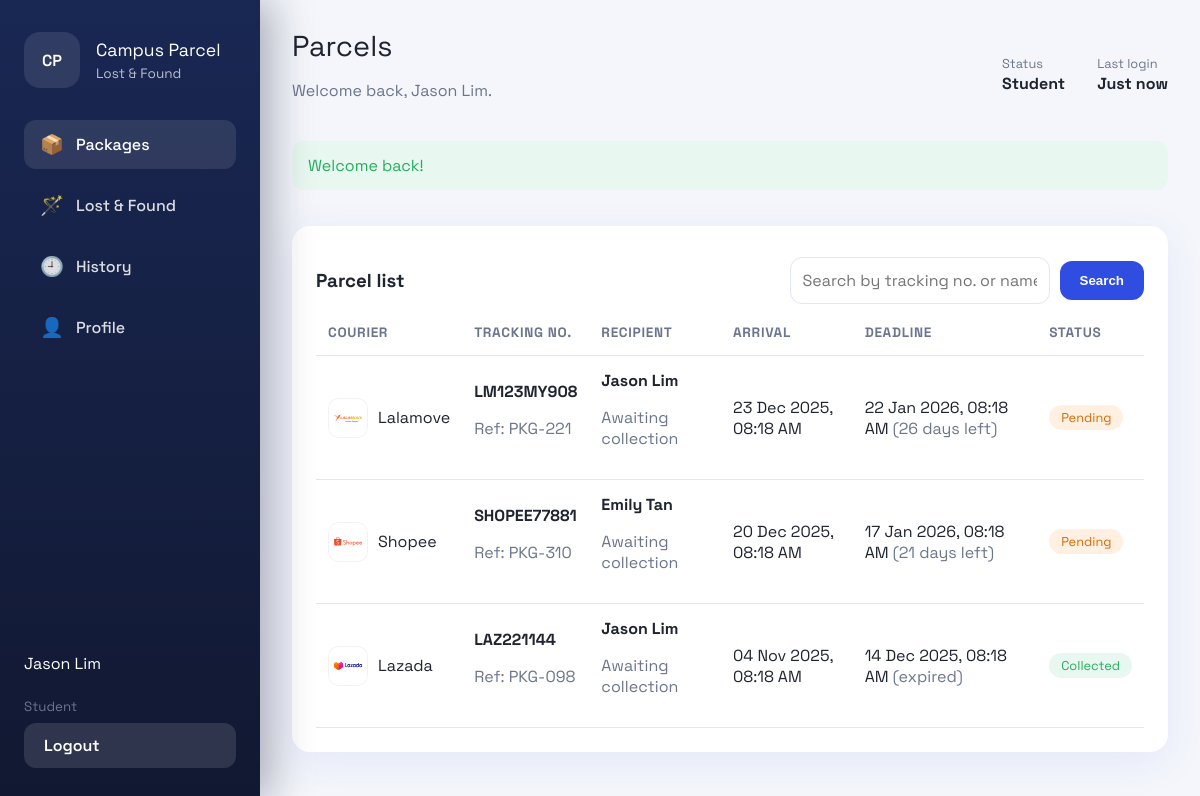
The page /student/dashboard.php (signed in) on the database its author committed.
### tables this page shows
CREATE TABLE users (
    id INT AUTO_INCREMENT PRIMARY KEY,
    role ENUM('student','admin') NOT NULL,
    student_id VARCHAR(30) DEFAULT NULL,
    staff_id VARCHAR(30) DEFAULT NULL,
    full_name VARCHAR(120) NOT NULL,
    email VARCHAR(150) NOT NULL UNIQUE,
    phone VARCHAR(30) DEFAULT NULL,
    faculty VARCHAR(80) DEFAULT NULL,
    office VARCHAR(80) DEFAULT NULL,
    password_hash VARCHAR(255) NOT NULL,
    last_login DATETIME DEFAULT NULL,
    avatar_path VARCHAR(255) DEFAULT NULL,
    created_at TIMESTAMP DEFAULT CURRENT_TIMESTAMP,
    updated_at TIMESTAMP DEFAULT CURRENT_TIMESTAMP ON UPDATE CURRENT_TIMESTAMP
);

CREATE TABLE packages (
    id INT AUTO_INCREMENT PRIMARY KEY,
    recipient_name VARCHAR(120) NOT NULL,
    tracking_number VARCHAR(80) NOT NULL,
    parcel_code VARCHAR(40) DEFAULT NULL,
    courier ENUM('Lalamove','Lazada','Shopee','Pos Laju','Other') DEFAULT 'Other',
    arrival_at DATETIME NOT NULL,
    deadline_at DATETIME NOT NULL,
    status ENUM('pending','collected') DEFAULT 'pending',
    collected_at DATETIME DEFAULT NULL,
    collected_by_name VARCHAR(120) DEFAULT NULL,
    collected_by_student_id VARCHAR(30) DEFAULT NULL,
    shelf_code VARCHAR(40) DEFAULT NULL,
    notes TEXT,
    recorded_by INT NOT NULL,
    created_at TIMESTAMP DEFAULT CURRENT_TIMESTAMP,
    updated_at TIMESTAMP DEFAULT CURRENT_TIMESTAMP ON UPDATE CURRENT_TIMESTAMP,
    CONSTRAINT fk_packages_recorder FOREIGN KEY (recorded_by) REFERENCES users(id) ON DELETE CASCADE
);

### lib/auth.php (called while the page is built, shortened)
<?php
function current_user(PDO $pdo): ?array
{
    static $cachedUser = null;
    if ($cachedUser !== null) {
        return $cachedUser;
    }
    $statement = $pdo->prepare('SELECT * FROM users WHERE id = :id LIMIT 1');
    $statement->execute(['id' => $_SESSION['user']['id']]);
    $cachedUser = $statement->fetch() ?: null;
    return $cachedUser;
}
function require_role(PDO $pdo, string $role): void
{
    $user = current_user($pdo);
}

### student/dashboard.php (the view, shortened to what this page needs)
<?php
require_once __DIR__ . '/../bootstrap.php';
require_role($pdo, 'student');
$pageTitle = 'Parcels';
$activeNav = 'student-dashboard';
$searchTerm = trim($_GET['q'] ?? '');
$sql = 'SELECT p.*, recorder.full_name AS recorder_name
    FROM packages p
    LEFT JOIN users recorder ON recorder.id = p.recorded_by';
$params = [];
$sql .= ' ORDER BY p.arrival_at DESC';
$packageQuery = $pdo->prepare($sql);
$packageQuery->execute($params);
$packages = $packageQuery->fetchAll();
include base_path('partials/layout-top.php');
?>
<section class="card">
    <header class="card-header">
        <div>
            <h3>Parcel list</h3>
        </div>
        <form class="search-form" method="get">
            <input type="text" name="q" placeholder="Search by tracking no. or name" value="<?= e($searchTerm); ?>">
            <button type="submit" class="button button-primary">Search</button>
        </form>
    </header>
    <div class="table-wrapper">
        <table>
            <thead>
            <tr>
                <th>Courier</th>
                <th>Tracking no.</th>
                <th>Recipient</th>
                <th>Arrival</th>
                <th>Deadline</th>
                <th>Status</th>
            </tr>
            </thead>
            <tbody>
            <?php foreach ($packages as $parcel): ?>
                <tr>
                    <td>
                        <div class="courier">
                            <img src="<?= courier_logo($parcel['courier']); ?>" alt="<?= e($parcel['courier']); ?> logo">
                            <span><?= e($parcel['courier']); ?></span>
                        </div>
                    </td>
                    <td>
                        <strong><?= e($parcel['tracking_number']); ?></strong>
                        <p class="muted">Ref: <?= e($parcel['parcel_code'] ?? '—'); ?></p>
                    </td>
                    <td>
                        <strong><?= e($parcel['recipient_name']); ?></strong>
                        <?php if ($parcel['collected_by_student_id']): ?>
                            <p class="muted">Collected ID: <?= e($parcel['collected_by_student_id']); ?></p>
                        <?php else: ?>
                            <p class="muted">Awaiting collection</p>
                        <?php endif; ?>
                    </td>
                    <td><?= format_datetime($parcel['arrival_at']); ?></td>
                    <td>
                        <?= format_datetime($parcel['deadline_at']); ?>
                        <?php $days = days_until($parcel['deadline_at']); ?>
                        <?php if ($days !== null): ?>
                            <span class="muted">(<?= $days >= 0 ? $days . ' days left' : 'expired'; ?>)</span>
                        <?php endif; ?>
                    </td>
                    <td><?= status_badge($parcel['status']); ?></td>
                </tr>
            <?php endforeach; ?>
            </tbody>
        </table>
    </div>
</section>
<?php include base_path('partials/layout-bottom.php'); ?>

### partials/layout-top.php (shortened to what this page needs)
<?php
$user = current_user($pdo);
?>
<!DOCTYPE html>
<html lang="en">
<head>
    <link rel="stylesheet" href="<?= asset_url('css/main.css'); ?>">
</head>
<body>
<div class="app-shell">
    <?php include base_path('partials/sidebar.php'); ?>
    <div class="app-main">
        <?php include base_path('partials/topbar.php'); ?>
        <main class="app-content">
            <?php include base_path('partials/messages.php'); ?>

### partials/sidebar.php
<?php
$role = $user['role'] ?? 'student';
$navConfig = [
    'student' => [
        ['key' => 'student-dashboard', 'label' => 'Packages', 'path' => 'student/dashboard.php', 'icon' => '📦'],
        ['key' => 'student-lost', 'label' => 'Lost & Found', 'path' => 'student/lost-and-found.php', 'icon' => '🪄'],
        ['key' => 'student-history', 'label' => 'History', 'path' => 'student/history.php', 'icon' => '🕘'],
        ['key' => 'student-profile', 'label' => 'Profile', 'path' => 'student/profile.php', 'icon' => '👤'],
    ],
    'admin' => [
        ['key' => 'admin-dashboard', 'label' => 'Overview', 'path' => 'admin/dashboard.php', 'icon' => '📊'],
        ['key' => 'admin-packages', 'label' => 'Parcels', 'path' => 'admin/packages.php', 'icon' => '🚚'],
        ['key' => 'admin-lost', 'label' => 'Lost & Found', 'path' => 'admin/lost-and-found.php', 'icon' => '🎒'],
        ['key' => 'admin-profile', 'label' => 'Profile', 'path' => 'admin/profile.php', 'icon' => '🧑‍💼'],
    ],
];
?>
<aside class="app-sidebar">
    <div class="brand">
        <div class="brand-logo">CP</div>
        <div>
            <p class="brand-title">Campus Parcel</p>
            <p class="brand-subtitle">Lost &amp; Found</p>
        </div>
    </div>
    <nav>
        <?php foreach ($navConfig[$role] as $item): ?>
            <a class="nav-item <?= $activeNav === $item['key'] ? 'is-active' : ''; ?>" href="<?= base_url($item['path']); ?>">
                <span class="icon"><?= $item['icon']; ?></span>
                <span><?= e($item['label']); ?></span>
            </a>
        <?php endforeach; ?>
    </nav>
    <div class="sidebar-footer">
        <p><?= e($user['full_name'] ?? 'Guest'); ?></p>
        <small class="muted"><?= ucfirst($role); ?></small>
        <a class="button button-light" href="<?= base_url('auth/logout.php'); ?>">Logout</a>
    </div>
</aside>

### partials/topbar.php (shortened to what this page needs)
<header class="app-topbar">
    <div>
        <p class="page-title"><?= e($pageTitle ?? 'Dashboard'); ?></p>
        <p class="muted">Welcome back, <?= e($user['full_name'] ?? 'there'); ?>.</p>
    </div>
    <div class="topbar-meta">
        <div class="meta-item">
            <span>Status</span>
            <strong><?= ucfirst($user['role'] ?? 'student'); ?></strong>
        </div>
        <div class="meta-item">
            <span>Last login</span>
            <strong><?= e($user['last_login'] ? format_datetime($user['last_login']) : 'Just now'); ?></strong>
        </div>
    </div>
</header>

### partials/messages.php (shortened to what this page needs)
<?php
$success = flash('success');
?>
<?php if ($success): ?>
    <div class="alert alert-success"><?= e($success); ?></div>
<?php endif; ?>

### lib/helpers.php (shortened to what this page needs)
<?php
function base_path(string $path = ''): string
{
    $root = BASE_PATH;
    return $path === '' ? $root : $root . '/' . ltrim($path, '/');
}
function base_url(string $path = ''): string
{
    $root = rtrim(BASE_URL, '/');
    return ($root ?: '') . '/' . ltrim($path, '/');
}
function asset_url(string $path): string
{
    return base_url('assets/' . ltrim($path, '/'));
}
function e(?string $value): string
{
    return htmlspecialchars($value ?? '', ENT_QUOTES, 'UTF-8');
}
function flash(string $key, ?string $message = null): ?string
{
    if (!isset($_SESSION['flash'][$key])) {
        return null;
    }
    $value = $_SESSION['flash'][$key];
    return $value;
}
function format_datetime(?string $value, string $format = 'd M Y, h:i A'): string
{
    $date = new DateTime($value);
    return $date->format($format);
}
function days_until(?string $date): ?int
{
    $target = new DateTime($date);
    $today = new DateTime('today');
    return (int) $today->diff($target)->format('%r%a');
}
function courier_logo(string $courier): string
{
    $slug = strtolower(str_replace(' ', '-', $courier));
    $file = base_path('assets/img/couriers/' . $slug . '.svg');
    $relative = str_replace(base_path(), '', $file);
    return base_url(ltrim($relative, '/'));
}
function status_badge(string $status): string
{
    $map = [
        'pending' => 'badge badge-waiting',
        'collected' => 'badge badge-done',
    ];
    $class = $map[$status] ?? 'badge';
    return '<span class="' . $class . '">' . ucfirst($status) . '</span>';
}

### partials/layout-bottom.php (shortened to what this page needs)
        </main>
    </div>
</div>
</body>
</html>

### assets/css/main.css (style rules this page uses)
:root { --bg: #f4f6fb; --panel: #ffffff; --primary: #2f4de0; --primary-dark: #2232a0; --accent: #ffb347; --muted: #6b768d; --border: #e3e7f2; --success: #27ae60; --danger: #e74c3c; --warning: #ff9f1c; --radius: 18px; --radius-small: 12px; --shadow: 0 10px 40px rgba(47, 77, 224, 0.08); }
* { box-sizing: border-box; }
body { font-family: 'Space Grotesk', 'Segoe UI', sans-serif; margin: 0; background: var(--bg); color: #1f2430; }
a { color: var(--primary); text-decoration: none; }
.app-shell { min-height: 100vh; }
.app-sidebar { position: fixed; top: 0; left: 0; bottom: 0; width: 260px; background: linear-gradient(180deg, #192753 0%, #111831 100%); color: #fff; padding: 32px 24px; display: flex; flex-direction: column; gap: 32px; overflow-y: auto; box-shadow: 10px 0 40px rgba(17, 24, 49, 0.35); z-index: 9; }
.brand { display: flex; gap: 16px; align-items: center; }
.brand-logo { width: 56px; height: 56px; border-radius: 16px; background: rgba(255, 255, 255, 0.1); display: grid; place-items: center; font-weight: 600; }
.brand-title { font-size: 1.1rem; margin: 0; }
.brand-subtitle { margin: 4px 0 0; font-size: 0.85rem; color: rgba(255, 255, 255, 0.7); }
nav { display: flex; flex-direction: column; gap: 12px; }
.nav-item { display: flex; gap: 12px; align-items: center; padding: 12px 16px; border-radius: var(--radius-small); color: rgba(255, 255, 255, 0.85); font-weight: 500; }
.nav-item .icon { font-size: 1.2rem; }
.nav-item.is-active, .nav-item:hover { background: rgba(255, 255, 255, 0.1); color: #fff; text-decoration: none; }
.sidebar-footer { margin-top: auto; display: flex; flex-direction: column; gap: 8px; }
.button { border: none; border-radius: var(--radius-small); padding: 12px 20px; font-weight: 600; cursor: pointer; transition: transform 0.1s ease; }
.button-primary { background: var(--primary); color: #fff; }
.button-light { background: rgba(255, 255, 255, 0.12); color: inherit; }
.app-main { margin-left: 260px; display: flex; flex-direction: column; background: var(--bg); min-height: 100vh; }
.app-topbar { display: flex; justify-content: space-between; align-items: center; padding: 28px 32px 0; }
.page-title { font-size: 1.8rem; margin: 0; }
.muted { color: var(--muted); }
.topbar-meta { display: flex; gap: 32px; }
.meta-item span { font-size: 0.8rem; color: var(--muted); }
.meta-item strong { display: block; }
.app-content { padding: 24px 32px 40px; display: flex; flex-direction: column; gap: 24px; }
.card { background: var(--panel); border-radius: var(--radius); padding: 24px; box-shadow: var(--shadow); }
.card-header { display: flex; justify-content: space-between; align-items: center; flex-wrap: wrap; gap: 12px; }
.table-wrapper { overflow-x: auto; }
table { width: 100%; border-collapse: collapse; }
table th, table td { text-align: left; padding: 14px 12px; border-bottom: 1px solid var(--border); }
table th { font-size: 0.85rem; text-transform: uppercase; letter-spacing: 0.05em; color: var(--muted); }
.courier { display: flex; align-items: center; gap: 10px; }
.courier img { width: 40px; height: 40px; object-fit: contain; background: #fff; border-radius: 10px; padding: 6px; box-shadow: inset 0 0 0 1px rgba(0, 0, 0, 0.05); }
.badge { display: inline-block; padding: 4px 12px; border-radius: 999px; font-size: 0.8rem; }
.badge-waiting { background: #fff0e1; color: #d76b00; }
.badge-done { background: #e8f7ef; color: var(--success); }
.alert { padding: 14px 16px; border-radius: var(--radius-small); margin-bottom: 12px; }
.alert-success { background: #e8f7ef; color: var(--success); }
.search-form { display: flex; gap: 10px; align-items: center; flex-wrap: wrap; }
.search-form input[type="text"] { min-width: 260px; }
input, select, textarea { border-radius: var(--radius-small); border: 1px solid var(--border); padding: 12px; font-family: inherit; font-size: 1rem; }

### rows shown on the page
users: full_name "Jason Lim", role "Student", last_login "Just now"
packages: shows a picture, courier "Lalamove", tracking_number "LM123MY908", parcel_code "PKG-221", recipient_name "Jason Lim", shows "Awaiting collection", arrival_at "23 Dec 2025, 08:18 AM", deadline_at "22 Jan 2026, 08:18 AM", deadline_at "26", status "Pending"
packages: shows a picture, courier "Shopee", tracking_number "SHOPEE77881", parcel_code "PKG-310", recipient_name "Emily Tan", shows "Awaiting collection", arrival_at "20 Dec 2025, 08:18 AM", deadline_at "17 Jan 2026, 08:18 AM", deadline_at "21", status "Pending"
packages: shows a picture, courier "Lazada", tracking_number "LAZ221144", parcel_code "PKG-098", recipient_name "Jason Lim", shows "Awaiting collection", arrival_at "04 Nov 2025, 08:18 AM", deadline_at "14 Dec 2025, 08:18 AM", shows "expired", status "Collected"

### other values the page prints
$item['icon'] "📦"
$item['label'] "Packages"
$item['icon'] "🪄"
$item['label'] "Lost & Found"
$item['icon'] "🕘"
$item['label'] "History"
$item['icon'] "👤"
$item['label'] "Profile"
$pageTitle "Parcels"
$success "Welcome back!"
